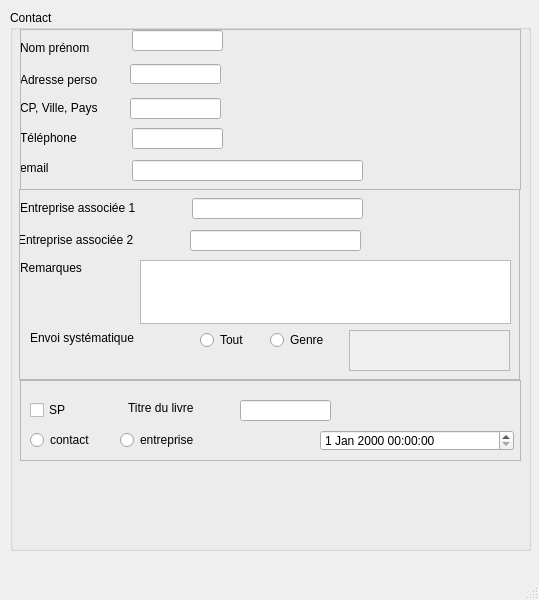
<?xml version="1.0" encoding="UTF-8"?>
<ui version="4.0">
 <class>MainWindow</class>
 <widget class="QMainWindow" name="MainWindow">
  <property name="geometry">
   <rect>
    <x>0</x>
    <y>0</y>
    <width>539</width>
    <height>600</height>
   </rect>
  </property>
  <property name="windowTitle">
   <string>MainWindow</string>
  </property>
  <widget class="QWidget" name="centralwidget">
   <widget class="QGroupBox" name="groupBox">
    <property name="geometry">
     <rect>
      <x>10</x>
      <y>10</y>
      <width>521</width>
      <height>541</height>
     </rect>
    </property>
    <property name="title">
     <string>Contact</string>
    </property>
    <widget class="QLineEdit" name="nom_prenom">
     <property name="geometry">
      <rect>
       <x>122</x>
       <y>20</y>
       <width>91</width>
       <height>21</height>
      </rect>
     </property>
    </widget>
    <widget class="QLabel" name="label">
     <property name="geometry">
      <rect>
       <x>10</x>
       <y>30</y>
       <width>91</width>
       <height>16</height>
      </rect>
     </property>
     <property name="text">
      <string>Nom prénom</string>
     </property>
    </widget>
    <widget class="QLineEdit" name="adresse_perso">
     <property name="geometry">
      <rect>
       <x>120</x>
       <y>54</y>
       <width>91</width>
       <height>20</height>
      </rect>
     </property>
    </widget>
    <widget class="QLabel" name="label_2">
     <property name="geometry">
      <rect>
       <x>10</x>
       <y>60</y>
       <width>91</width>
       <height>20</height>
      </rect>
     </property>
     <property name="text">
      <string>Adresse perso</string>
     </property>
    </widget>
    <widget class="QLineEdit" name="cp_ville_pays">
     <property name="geometry">
      <rect>
       <x>120</x>
       <y>88</y>
       <width>91</width>
       <height>21</height>
      </rect>
     </property>
     <property name="text">
      <string/>
     </property>
    </widget>
    <widget class="QLabel" name="label_3">
     <property name="geometry">
      <rect>
       <x>10</x>
       <y>90</y>
       <width>91</width>
       <height>16</height>
      </rect>
     </property>
     <property name="text">
      <string>CP, Ville, Pays</string>
     </property>
    </widget>
    <widget class="QLineEdit" name="telephone">
     <property name="geometry">
      <rect>
       <x>122</x>
       <y>118</y>
       <width>91</width>
       <height>21</height>
      </rect>
     </property>
     <property name="text">
      <string/>
     </property>
    </widget>
    <widget class="QLabel" name="label_4">
     <property name="geometry">
      <rect>
       <x>10</x>
       <y>120</y>
       <width>91</width>
       <height>16</height>
      </rect>
     </property>
     <property name="text">
      <string>Téléphone</string>
     </property>
    </widget>
    <widget class="QLineEdit" name="email_contact">
     <property name="geometry">
      <rect>
       <x>122</x>
       <y>150</y>
       <width>231</width>
       <height>21</height>
      </rect>
     </property>
    </widget>
    <widget class="QLabel" name="label_5">
     <property name="geometry">
      <rect>
       <x>10</x>
       <y>150</y>
       <width>91</width>
       <height>16</height>
      </rect>
     </property>
     <property name="text">
      <string>email</string>
     </property>
    </widget>
    <widget class="QLineEdit" name="entreprise_associee_1">
     <property name="geometry">
      <rect>
       <x>182</x>
       <y>188</y>
       <width>171</width>
       <height>21</height>
      </rect>
     </property>
    </widget>
    <widget class="QLabel" name="label_6">
     <property name="geometry">
      <rect>
       <x>10</x>
       <y>190</y>
       <width>151</width>
       <height>16</height>
      </rect>
     </property>
     <property name="text">
      <string>Entreprise associée 1</string>
     </property>
    </widget>
    <widget class="QLabel" name="label_7">
     <property name="geometry">
      <rect>
       <x>8</x>
       <y>222</y>
       <width>151</width>
       <height>16</height>
      </rect>
     </property>
     <property name="text">
      <string>Entreprise associée 2</string>
     </property>
    </widget>
    <widget class="QLineEdit" name="entreprise_associee_2">
     <property name="geometry">
      <rect>
       <x>180</x>
       <y>220</y>
       <width>171</width>
       <height>21</height>
      </rect>
     </property>
    </widget>
    <widget class="QTextEdit" name="Remarques">
     <property name="geometry">
      <rect>
       <x>130</x>
       <y>250</y>
       <width>371</width>
       <height>64</height>
      </rect>
     </property>
    </widget>
    <widget class="QLabel" name="label_8">
     <property name="geometry">
      <rect>
       <x>10</x>
       <y>250</y>
       <width>81</width>
       <height>16</height>
      </rect>
     </property>
     <property name="text">
      <string>Remarques</string>
     </property>
    </widget>
    <widget class="QRadioButton" name="Button_tout">
     <property name="geometry">
      <rect>
       <x>190</x>
       <y>320</y>
       <width>61</width>
       <height>20</height>
      </rect>
     </property>
     <property name="text">
      <string>Tout</string>
     </property>
    </widget>
    <widget class="QRadioButton" name="par_genre">
     <property name="geometry">
      <rect>
       <x>260</x>
       <y>320</y>
       <width>71</width>
       <height>20</height>
      </rect>
     </property>
     <property name="text">
      <string>Genre</string>
     </property>
    </widget>
    <widget class="QScrollArea" name="choix_genre">
     <property name="geometry">
      <rect>
       <x>339</x>
       <y>320</y>
       <width>161</width>
       <height>41</height>
      </rect>
     </property>
     <property name="widgetResizable">
      <bool>true</bool>
     </property>
     <widget class="QWidget" name="scrollAreaWidgetContents">
      <property name="geometry">
       <rect>
        <x>0</x>
        <y>0</y>
        <width>157</width>
        <height>37</height>
       </rect>
      </property>
     </widget>
    </widget>
    <widget class="QLabel" name="label_9">
     <property name="geometry">
      <rect>
       <x>20</x>
       <y>320</y>
       <width>141</width>
       <height>16</height>
      </rect>
     </property>
     <property name="text">
      <string>Envoi systématique</string>
     </property>
    </widget>
    <widget class="QLineEdit" name="titre_livre">
     <property name="geometry">
      <rect>
       <x>230</x>
       <y>390</y>
       <width>91</width>
       <height>21</height>
      </rect>
     </property>
    </widget>
    <widget class="QLabel" name="label_11">
     <property name="geometry">
      <rect>
       <x>118</x>
       <y>390</y>
       <width>91</width>
       <height>16</height>
      </rect>
     </property>
     <property name="text">
      <string>Titre du livre</string>
     </property>
    </widget>
    <widget class="QCheckBox" name="SP">
     <property name="geometry">
      <rect>
       <x>20</x>
       <y>390</y>
       <width>87</width>
       <height>20</height>
      </rect>
     </property>
     <property name="text">
      <string>SP</string>
     </property>
    </widget>
    <widget class="QRadioButton" name="contact">
     <property name="geometry">
      <rect>
       <x>20</x>
       <y>420</y>
       <width>81</width>
       <height>20</height>
      </rect>
     </property>
     <property name="text">
      <string>contact</string>
     </property>
    </widget>
    <widget class="QRadioButton" name="entreprise">
     <property name="geometry">
      <rect>
       <x>110</x>
       <y>420</y>
       <width>111</width>
       <height>20</height>
      </rect>
     </property>
     <property name="text">
      <string>entreprise</string>
     </property>
    </widget>
    <widget class="QDateTimeEdit" name="dateTimeEdit">
     <property name="geometry">
      <rect>
       <x>310</x>
       <y>420</y>
       <width>194</width>
       <height>21</height>
      </rect>
     </property>
    </widget>
    <widget class="QFrame" name="frame">
     <property name="geometry">
      <rect>
       <x>10</x>
       <y>19</y>
       <width>501</width>
       <height>161</height>
      </rect>
     </property>
     <property name="frameShape">
      <enum>QFrame::StyledPanel</enum>
     </property>
     <property name="frameShadow">
      <enum>QFrame::Raised</enum>
     </property>
    </widget>
    <widget class="QFrame" name="frame_2">
     <property name="geometry">
      <rect>
       <x>9</x>
       <y>179</y>
       <width>501</width>
       <height>191</height>
      </rect>
     </property>
     <property name="frameShape">
      <enum>QFrame::StyledPanel</enum>
     </property>
     <property name="frameShadow">
      <enum>QFrame::Raised</enum>
     </property>
    </widget>
    <widget class="QFrame" name="frame_3">
     <property name="geometry">
      <rect>
       <x>10</x>
       <y>370</y>
       <width>501</width>
       <height>81</height>
      </rect>
     </property>
     <property name="frameShape">
      <enum>QFrame::StyledPanel</enum>
     </property>
     <property name="frameShadow">
      <enum>QFrame::Raised</enum>
     </property>
    </widget>
   </widget>
  </widget>
  <widget class="QMenuBar" name="menubar">
   <property name="geometry">
    <rect>
     <x>0</x>
     <y>0</y>
     <width>539</width>
     <height>23</height>
    </rect>
   </property>
  </widget>
  <widget class="QStatusBar" name="statusbar"/>
 </widget>
 <resources/>
 <connections/>
</ui>
